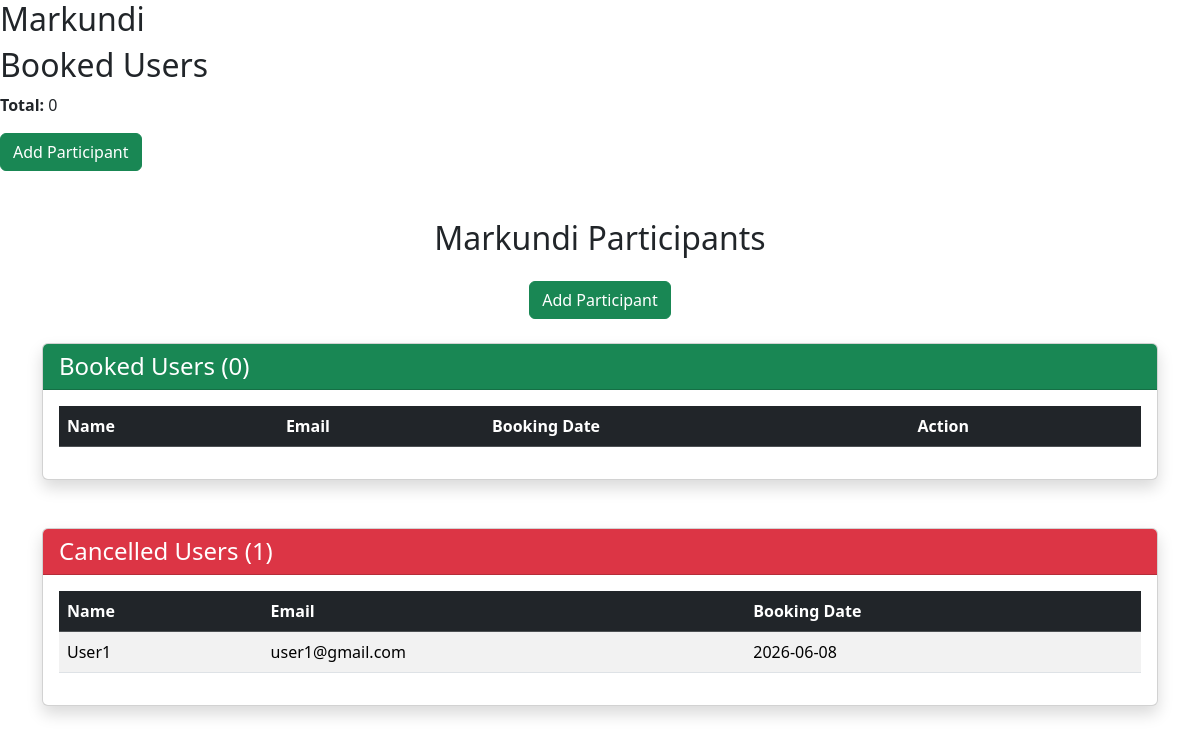
The page /participants/1 (signed in) on the database as committed earlier.
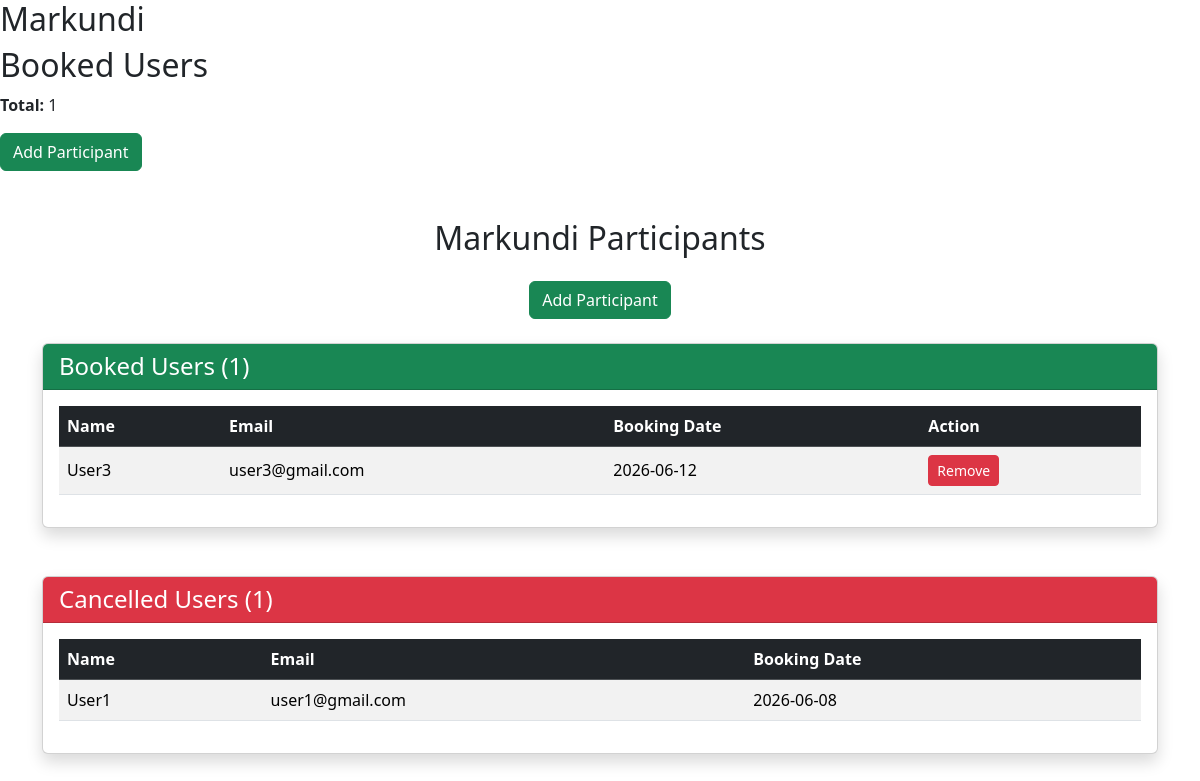
The same page on the database as committed later.
### models.py (models this page shows)
class User(db.Model):
    id = db.Column(db.Integer, primary_key=True)
    name = db.Column(db.String(100) , nullable=False)
    email = db.Column(db.String(100), unique=True ,nullable=False)
    password = db.Column(db.String(100) ,nullable=False)
    role = db.Column(db.String(20))
    approved = db.Column(db.Boolean, default=False)
    blacklisted = db.Column(db.Boolean, default=False)
    bookings = db.relationship(
        'Booking',
        backref='user',
        lazy=True
    )

class Booking(db.Model):
    Booking_ID = db.Column(db.Integer, primary_key=True)
    User_ID=db.Column(db.Integer, db.ForeignKey('user.id'))
    Trek_ID=db.Column(db.Integer, db.ForeignKey('trek.id'))
    Booking_Date=db.Column(db.Date)
    Status=db.Column(db.String(100))

### app.py (the view)
@app.route('/participants/<int:trek_id>')
def participants(trek_id):
    if 'user_id' not in session:
        return redirect('/login')
    if session['role'] != 'staff':
        return "Access Denied"
    trek = Trek.query.get(trek_id)
    booked_users = []
    cancelled_users = []
    bookings = Booking.query.filter_by(
        Trek_ID=trek_id
    ).all()
    for booking in bookings:
        user = User.query.get(booking.User_ID)
        if booking.Status == 'Booked':
            booked_users.append({
                'user': user,
                'booking': booking
            })
        elif booking.Status == 'Cancelled':
            cancelled_users.append({
                'user': user,
                'booking': booking
            })
    return render_template(
        'participants.html',
        trek=trek,
        booked_users=booked_users,
        cancelled_users=cancelled_users
    )

### templates/participants.html (shortened to what this page needs)
<!DOCTYPE html>
<html lang="en">
<head>
    <link href="https://cdn.jsdelivr.net/npm/bootstrap@5.3.8/dist/css/bootstrap.min.css" rel="stylesheet">
</head>
<body>
    <h2>{{ trek.name }}</h2>
<h2>Booked Users</h2>
<p>
<b>Total:</b>
{{ booked_users|length }}
</p>
<a href="/add_participant/{{ trek.id }}" class="btn btn-success">Add Participant</a>
<br><br>
<div class="container mt-4">
<h2 class="text-center mb-4">{{ trek.name }} Participants</h2>
<div class="text-center mb-4">
    <a href="/add_participant/{{ trek.id }}" class="btn btn-success">
        Add Participant
    </a>
</div>
<div class="card shadow mb-5">
    <div class="card-header bg-success text-white">
        <h4 class="mb-0">Booked Users ({{ booked_users|length }})</h4>
    </div>
    <div class="card-body">
        <table class="table table-striped table-hover align-middle">
            <thead class="table-dark">
                <tr>
                    <th>Name</th>
                    <th>Email</th>
                    <th>Booking Date</th>
                    <th>Action</th>
                </tr>
            </thead>
            <tbody>
            {% for item in booked_users %}
                <tr>
                    <td>{{ item.user.name }}</td>
                    <td>{{ item.user.email }}</td>
                    <td>{{ item.booking.Booking_Date }}</td>
                    <td><a href="/remove_participant/{{ item.booking.Booking_ID }}" class="btn btn-danger btn-sm">Remove</a></td>
                </tr>
            {% endfor %}
            </tbody>
        </table>
    </div>
</div>
<div class="card shadow">
    <div class="card-header bg-danger text-white">
        <h4 class="mb-0">Cancelled Users ({{ cancelled_users|length }})</h4>
    </div>
    <div class="card-body">
        <table class="table table-striped table-hover align-middle">
            <thead class="table-dark">
                <tr>
                    <th>Name</th>
                    <th>Email</th>
                    <th>Booking Date</th>
                </tr>
            </thead>
            <tbody>
            {% for item in cancelled_users %}
                <tr>
                    <td>{{ item.user.name }}</td>
                    <td>{{ item.user.email }}</td>
                    <td>{{ item.booking.Booking_Date }}</td>
                </tr>
            {% endfor %}
            </tbody>
        </table>
    </div>
</div>
</div>
</body>
</html>

Rows that differ between the two databases and show on the page:
now on this page (row unchanged): User: user.name "User3", user.email "user3@gmail.com"
added Booking: booking.Booking_Date "2026-06-12"
Other text that changed with them:
{{ booked_users|length }}: "0" → "1"
new list line: "Remove"
